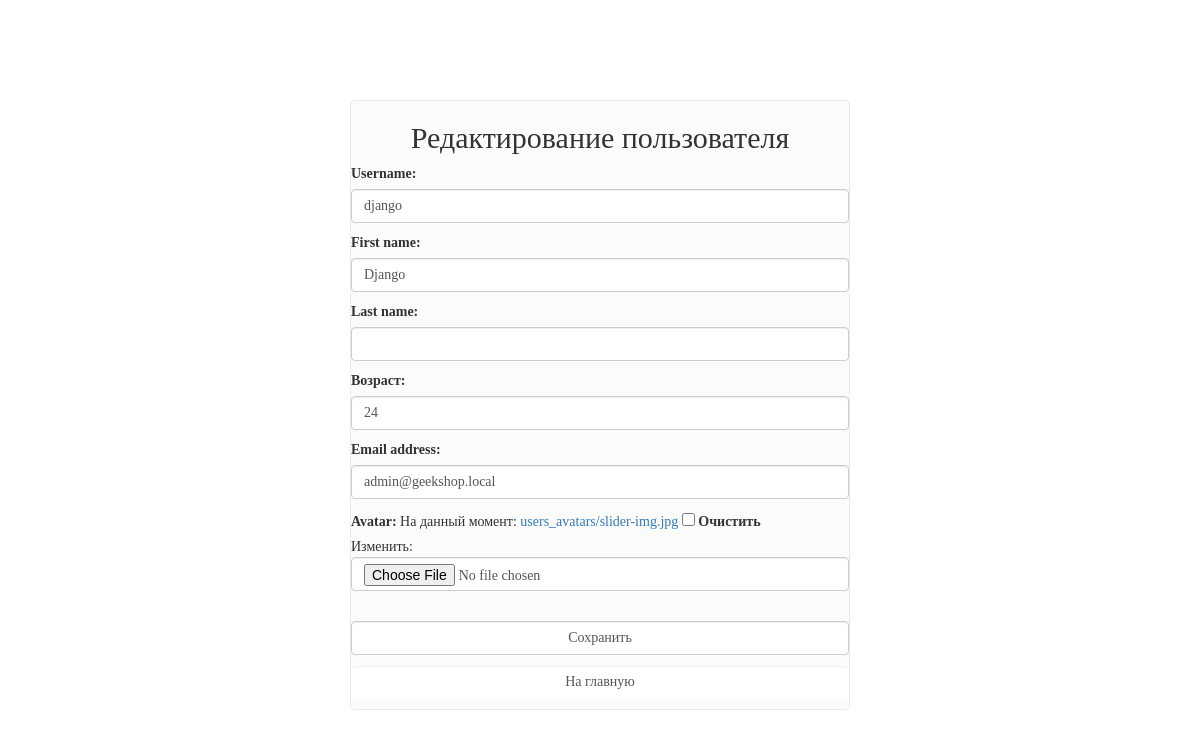
The page /auth/update/ (signed in) on the database its author committed.
### authapp/models.py (models this page shows)
class ShopUser(AbstractUser):
    age = models.PositiveSmallIntegerField('Возраст', null=True)
    avatar = models.ImageField(upload_to='users_avatars', blank=True)
    id_for_friends = models.CharField('Код для пригашения друзей', max_length=8, blank=True)

### authapp/views.py (the view)
# urls.py: path('update/', authapp.update, name='update'),
def update(request):
    if request.method == 'POST':
        form = ShopUserUpdateForm(request.POST, request.FILES, instance=request.user)
        if form.is_valid():
            form.save()
            return HttpResponseRedirect(reverse('auth:update'))
    else:
        form = ShopUserUpdateForm(instance=request.user)
    context = {
        'title': 'Редактирование профиля',
        'form': form,
    }
    return render(request, 'authapp/update.html', context)

### authapp/forms.py (shortened to what this page needs)
class ShopUserUpdateForm(UserChangeForm):
    class Meta:
        model = ShopUser
        fields = (
            'username', 'password',
            'first_name', 'last_name',
            'age', 'email', 'avatar'
        )
    def __init__(self, *args, **kwargs):
        super().__init__(*args, **kwargs)
        for field_name, field in self.fields.items():
            if field_name == 'password':
                field.widget = forms.HiddenInput()
            else:
                field.widget.attrs['class'] = f'form-control {field_name}'
                field.help_text = ''

### authapp/templates/authapp/update.html (shortened to what this page needs)
{% extends 'authapp/base.html' %}
{% load static %}
{% block container %}
    <div class="update">
        <div class="h2 text-center head">
            Редактирование пользователя
        </div>
        <form class="form-horizontal" method="post" enctype="multipart/form-data">
            {{ form.as_p }}
            <br>
            <input class="form-control" type="submit" value="Сохранить">
            <a href="{% url 'main:index' %}"
           class="btn btn-round form-control">
            На главную
            </a>
        </form>
    </div>
{% endblock %}

### static/css/style.css (style rules this page uses)
* { margin: 0; padding: 0; }
html, body { height: 100%; }
body { font-family: Montserrat; }
.login, .register, .update { background: #fbfbfb; border: 1px solid #eaeaea; border-radius: 5px; overflow: hidden; width: 28em; min-width: 500px; margin: 100px auto; position: relative; display: block; }
.form-control { margin-bottom: 10px; }

### rows shown on the page
ShopUser: username "django", first_name "Django", age "24", email "admin@geekshop.local"
